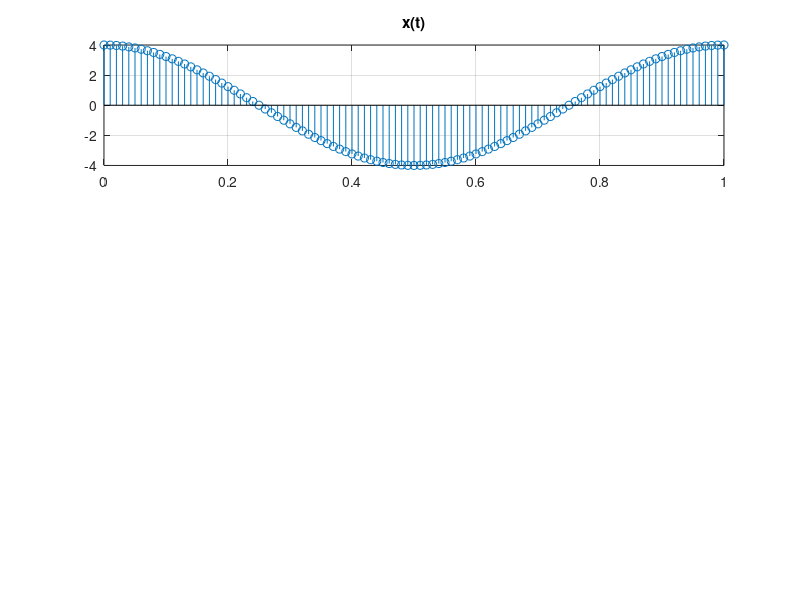

This chart was generated by the following MATLAB code: (Note: this script raises an error after producing the figure.)
%                                                       -- script --
t= (0:0.01:1);
x=4*cos(2*pi*t);

L = 7;                       % level

figure('NumberTitle', 'off', 'Name', 'Quantization','Renderer', 'painters','units','normalized','outerposition',[0 0 1 1])
axis([0 1 -4 4]) 
subplot(311);                % output of the original signal
stem(t,x);
axis([0 1 -4 4]) 
grid on
title('x(t)')
%-- for L = 7 --
[~,y,e] = quantizer(x,L);    % quantize the signal (we dont use d, so we replace the value output with '~')
subplot(323);                % outut of the quantized signal 
stem(t,y,'Color',[1 0 0]);
axis([0 1 -4 4]) 
grid on
title('y(t), L = 7')
subplot(324);                % error of quantized wave 
stem(t,e,'Color',[1 0 0.7]);
axis([0 1 -0.7 0.7]) 
grid on
title('q(t), L = 7')
%-- for L = 8 --

L = 8;

[~,y,e] = quantizer(x,L);    % quantize the signal (we dont use d, so we replace the value output with '~')
subplot(325);                % outut of the quantized signal 
stem(t,y,'Color',[1 0 0]);
axis([0 1 -4 4]) 
grid on
title('y(t), L = 8')
subplot(326);                % error of quantized wave 
stem(t,e,'Color',[1 0 0.7]);
axis([0 1 -0.7 0.7]) 
grid on
title('q(t), L = 8')